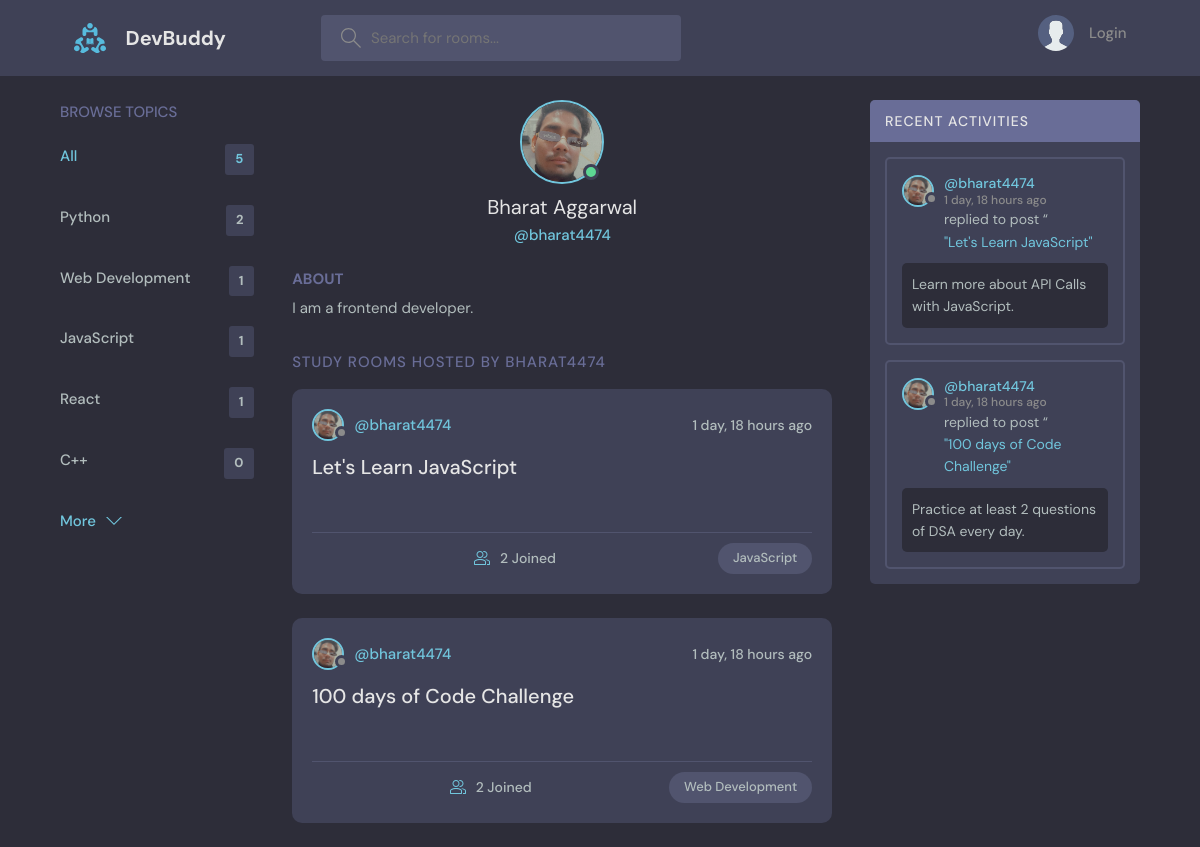
The page /profile/2 on the database its author committed.
### base/models.py (models this page shows, shortened)
class Topic(models.Model):
    name = models.CharField(max_length=200)

class User(AbstractUser):
    name = models.CharField(max_length=200, null=True)
    email = models.EmailField(unique=True, null=True)
    bio = models.TextField(null=True)
    avatar = models.ImageField(null=True, default="avatar.svg")
    USERNAME_FIELD = 'email'
    REQUIRED_FIELDS = []

class Room(models.Model):
    host = models.ForeignKey(User, on_delete=models.SET_NULL, null=True)
    topic = models.ForeignKey(Topic, on_delete=models.SET_NULL, null=True)
    name = models.CharField(max_length=200)
    description = models.TextField(null=True, blank=True)       #null=True is for database and blank=True is for form.
    participants = models.ManyToManyField(User, related_name='participants', blank=True)
    updated = models.DateTimeField(auto_now=True)               #auto_now saves instance of date and time everytime database changes.
    created = models.DateTimeField(auto_now_add=True)           #auto_now_add only saves the instance of date and time once database is created.
    class Meta:
        ordering = ['-updated', '-created']
    def __str__(self):
        return self.name

class Message(models.Model):
    user = models.ForeignKey(User, on_delete=models.CASCADE)
    room = models.ForeignKey(Room, on_delete=models.CASCADE)
    body = models.TextField()
    updated = models.DateTimeField(auto_now=True)
    created = models.DateTimeField(auto_now_add=True)
    class Meta:
        ordering = ['-updated', '-created']
    def __str__(self):
        return self.body[0:50]

### base/views.py (the view)
# urls.py: path('profile/<str:pk>', views.userProfile, name='user-profile'),
def userProfile(request, pk):
    user = User.objects.get(id=pk)                  #Retrieving the user respects to the id passed.
    topics = Topic.objects.all()                    #Retrieving all topics
    rooms = user.room_set.all()                     #Retrieving all rooms hosted by a partiular user.
    room_messages = user.message_set.all()          #Retrieving all the messages posted by a particular user.
    context = {'user':user, 'topics':topics, 'rooms':rooms, 'room_messages':room_messages}
    return render(request, 'base/profile.html', context)

### base/templates/base/profile.html (shortened to what this page needs)
{% extends 'main.html' %}
{% block content %}
  <main class="profile-page layout layout--3">
    <div class="container">
      {% include 'base/topics_component.html' %}
      <div class="roomList">
        <div class="profile">
          <div class="profile__avatar">
            <div class="avatar avatar--large active">
              <img src="{{ user.avatar.url }}" />
            </div>
          </div>
          <div class="profile__info">
            <h3>{{ user.name }}</h3>
            <p>@{{ user.username }}</p>
          </div>
          <div class="profile__about">
            <h3>About</h3>
            <p>
              {{ user.bio }}
            </p>
          </div>
        </div>
        <div class="roomList__header">
          <div>
            <h2>Study Rooms Hosted by {{ user.username }}</a>
            </h2>
          </div>
        </div>
        {% include 'base/feed_component.html' %}
      </div>
      {% include 'base/activity_component.html' %}
    </div>
  </main>
{% endblock %}

### base/templates/base/topics_component.html
<div class="topics">
    <div class="topics__header">
      <h2>Browse Topics</h2>
    </div>
    <ul class="topics__list">
      <li>
        <a href="{% url 'home' %}" class="active">All <span>{{topics.count}}</span></a>
      </li>
      {% for topic in topics %}
      <li>
        <a href="{% url 'home'%}?q={{ topic.name }}">{{ topic.name }}<span>{{topic.room_set.all.count}}</span></a>
      </li>
      {% endfor %}
    </ul>
    <a class="btn btn--link" href="{% url 'topics' %}">
      More
      <svg version="1.1" xmlns="http://www.w3.org/2000/svg" width="32" height="32" viewBox="0 0 32 32">
        <title>chevron-down</title>
        <path d="M16 21l-13-13h-3l16 16 16-16h-3l-13 13z"></path>
      </svg>
    </a>
  </div>

### base/templates/base/feed_component.html (shortened to what this page needs)
{% for room in rooms %}
    <div class="roomListRoom">
        <div class="roomListRoom__header">
        <a href="{% url 'user-profile' room.host.id %}" class="roomListRoom__author">
            <div class="avatar avatar--small">
            <img src="{{ room.host.avatar.url }}" />
            </div>
            <span>@{{ room.host.username }}</span>
        </a>
        <div class="roomListRoom__actions">
            <span>{{ room.created|timesince }} ago</span>
        </div>
        </div>
        <div class="roomListRoom__content">
            <a href="{% url 'room' room.id %}">{{ room.name }}
        </div>
        <div class="roomListRoom__meta">
        <a href="{% url 'room' room.id %}" class="roomListRoom__joined">
            {{ room.participants.all.count }} Joined
        </a>
        <p class="roomListRoom__topic">{{ room.topic.name }}</p>
        </div>
    </div>
{% endfor %}

### base/templates/base/activity_component.html (shortened to what this page needs)
<div class="activities">
    <div class="activities__header">
      <h2>Recent Activities</h2>
    </div>
    {% for message in room_messages %}
    <div class="activities__box">
      <div class="activities__boxHeader roomListRoom__header">
        <a href="{% url 'user-profile' message.user.id %}" class="roomListRoom__author">
          <div class="avatar avatar--small">
            <img src="{{ message.user.avatar.url }}" />
          </div>
          <p>
            @{{ message.user.username }}
            <span>{{ message.created|timesince }} ago</span>
          </p>
        </a>
      </div>
      <div class="activities__boxContent">
        <p>replied to post “<a href="{% url 'room' message.room.id %}">"{{ message.room }}"</a></p>
        <div class="activities__boxRoomContent">
            {{ message }}
        </div>
      </div>
    </div>
    {% endfor %}
</div>

### rows shown on the page
Topic: name "Python", room_set.all.count "2"
Topic: name "Web Development", room_set.all.count "1"
Topic: name "JavaScript", room_set.all.count "1"
Topic: name "React", room_set.all.count "1"
Topic: name "C++", room_set.all.count "0"
User: avatar (picture), name "Bharat Aggarwal", username "bharat4474", bio "I am a frontend developer.", username "BHARAT4474"
Room: host.avatar (picture), host.username "bharat4474", created "1 day, 18 hours", name "Let's Learn JavaScript", participants.all.count "2", topic.name "JavaScript"
Room: host.avatar (picture), host.username "bharat4474", created "1 day, 18 hours", name "100 days of Code Challenge", participants.all.count "2", topic.name "Web Development"
Message: user.avatar (picture), user.username "bharat4474", created "1 day, 18 hours", room "Let's Learn JavaScript", body "Learn more about API Calls with JavaScript."
Message: user.avatar (picture), user.username "bharat4474", created "1 day, 18 hours", room "100 days of Code Challenge", body "Practice at least 2 questions of DSA every day."

### other values the page prints
{{ topics.count }} "5"
